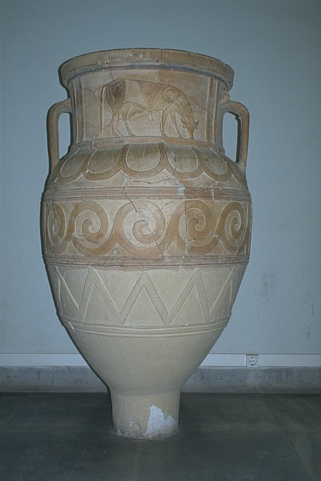
#> input picture MP2/contours/227092.jpg, 321 x 481 px
$ python contour_solve_extension.py
#> lines starting #> are read from the running program, lines starting #| are printed output that depends on the picture
#> further down, I is the input picture: shape (481, 321, 3); mean B, G, R 115.5, 114.5, 105.5
import numpy as np
from scipy import signal, ndimage
import cv2
from math import floor, ceil

def compute_edges_dxdy(I):
  """Returns the norm of dx and dy as the edge response function."""
  I = cv2.GaussianBlur(I, (3,3), 0)
  I = cv2.cvtColor(I, cv2.COLOR_BGR2GRAY)
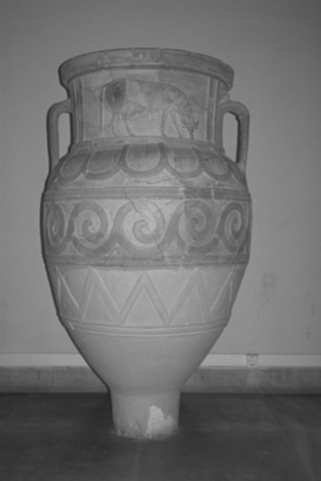
#> I: shape (481, 321); min 38, max 185, mean 112
  I = I.astype(np.float32)/255.

  dx = ndimage.gaussian_filter1d(I,   sigma=4., order=1)
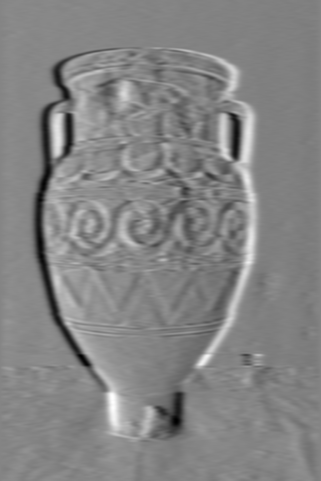
#> dx: shape (481, 321) float32; min -0.0269, max 0.0248, mean -8.01e-05; drawn with min black and max white
  dy = ndimage.gaussian_filter1d(I.T, sigma=4., order=1).T
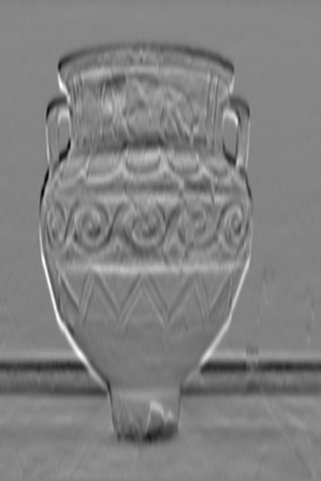
#> dy: shape (481, 321) float32; min -0.032, max 0.0305, mean -0.000316; drawn with min black and max white
  mag = np.sqrt(dx**2 + dy**2)
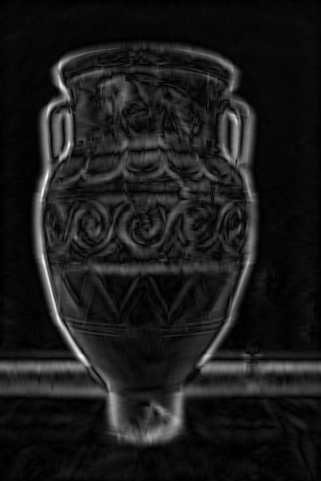
#> mag: shape (481, 321) float32; min 4.41e-06, max 0.0398, mean 0.00429; drawn with min black and max white
  direction = np.arctan2(dy, dx)
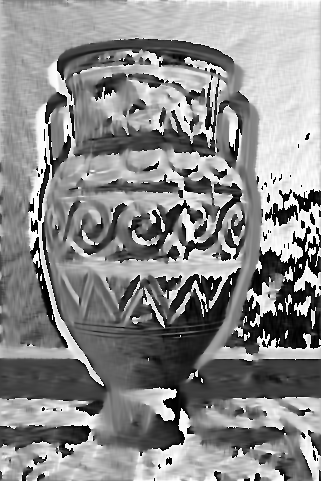
#> direction: shape (481, 321) float32; min -3.14, max 3.14, mean 0.278; drawn with min black and max white
  mag = non_max_suppression(mag, direction)

  _, mag = cv2.threshold(mag, 0, np.inf, cv2.THRESH_TOZERO)
  mag = (mag - np.min(mag)) / (np.max(mag) - np.min(mag)) * 255.
  mag = mag.astype(np.uint8)

  kernel = np.ones((1,1), np.uint8)
  mag = cv2.morphologyEx(mag, cv2.MORPH_OPEN, kernel)

  return mag


def non_max_suppression(mag, D):
  H, W = mag.shape
#> H = 481; W = 321
  Z = np.zeros((H,W), dtype=np.float32)

  for h in range(1,H-1):
    for w in range(1,W-1):
        angle = D[h,w]
        if 1/4 * np.pi < abs(angle) < 3/4 * np.pi: # project to horizontal axis
          # case 1
          k = 1 / np.tan(angle)
          x = w + k
          y = h + 1 if angle > 0 else h - 1
          p = (ceil(x) - x) * mag[y, floor(x)] + (x - floor(x)) * mag[y, ceil(x)]
          # case 2
          k = - 1 / np.tan(angle)
          x = w - k
          y = h - 1 if angle > 0 else h + 1
          r = (ceil(x) - x) * mag[y, floor(x)] + (x - floor(x)) * mag[y, ceil(x)]
        else: # project to vertical axis
          # case 1
          k = np.tan(angle)
          x = w + 1 if angle > 0 else w - 1
          y = h + k
          p = (ceil(y) - y) * mag[floor(y), x] + (y - floor(y)) * mag[ceil(y), x]
          # case 2
          k = - np.tan(angle)
          x = w - 1 if angle > 0 else w + 1
          y = h - k
          r = (ceil(y) - y) * mag[floor(y), x] + (y - floor(y)) * mag[ceil(y), x]

        if max(mag[h,w], p, r) == mag[h,w]:
          Z[h,w] = mag[h,w]
        else:
          Z[h,w] = 0
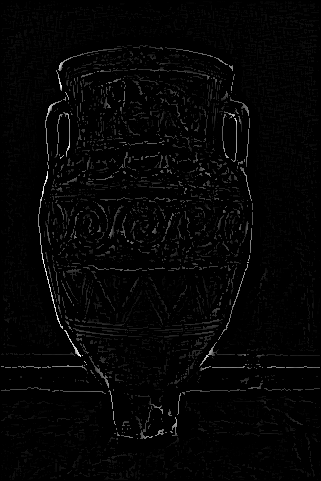
#> Z: shape (481, 321) float32; min 0, max 0.0398, mean 0.000811; drawn with min black and max white

  return Z

def threshold(img, lowThresholdRatio=0.05, highThresholdRatio=0.09):

  highThreshold = img.max() * highThresholdRatio
  lowThreshold = highThreshold * lowThresholdRatio

  M, N = img.shape
  res = np.zeros((M,N), dtype=np.int32)

  weak = np.int32(25)
  strong = np.int32(255)

  strong_i, strong_j = np.where(img >= highThreshold)
  zeros_i, zeros_j = np.where(img < lowThreshold)

  weak_i, weak_j = np.where((img <= highThreshold) & (img >= lowThreshold))

  res[strong_i, strong_j] = strong
  res[weak_i, weak_j] = weak

  return (res, weak, strong)

def hysteresis(img, weak, strong=255):
  M, N = img.shape
  for i in range(1, M-1):
    for j in range(1, N-1):
      if (img[i,j] == weak):
        try:
          if ((img[i+1, j-1] == strong) or (img[i+1, j] == strong) or (img[i+1, j+1] == strong)
              or (img[i, j-1] == strong) or (img[i, j+1] == strong)
              or (img[i-1, j-1] == strong) or (img[i-1, j] == strong) or (img[i-1, j+1] == strong)):
            img[i, j] = strong
          else:
            img[i, j] = 0
        except IndexError as e:
          pass
  return img

if __name__ == "__main__":
    filename = '227092'

    I = cv2.imread(f'{filename}.jpg')
    edge = compute_edges_dxdy(I)
    cv2.imwrite(f'{filename}-implemented.png', edge)
